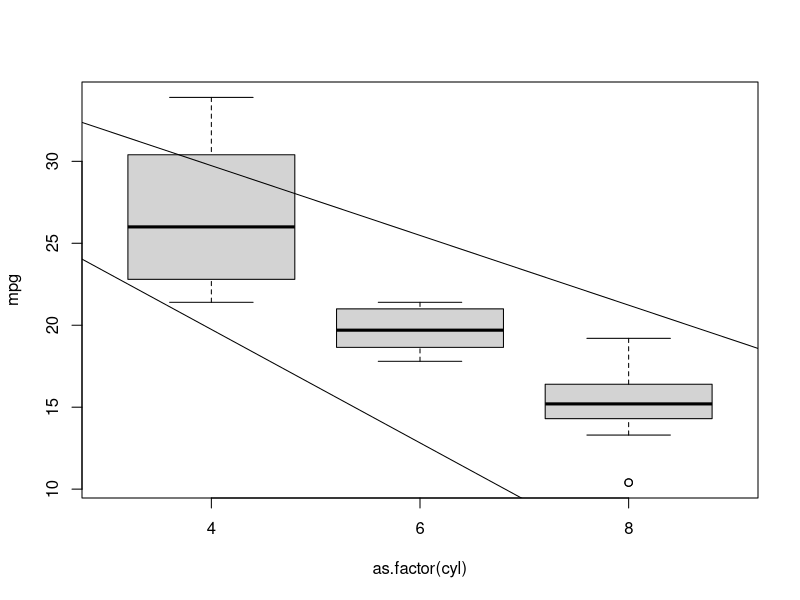
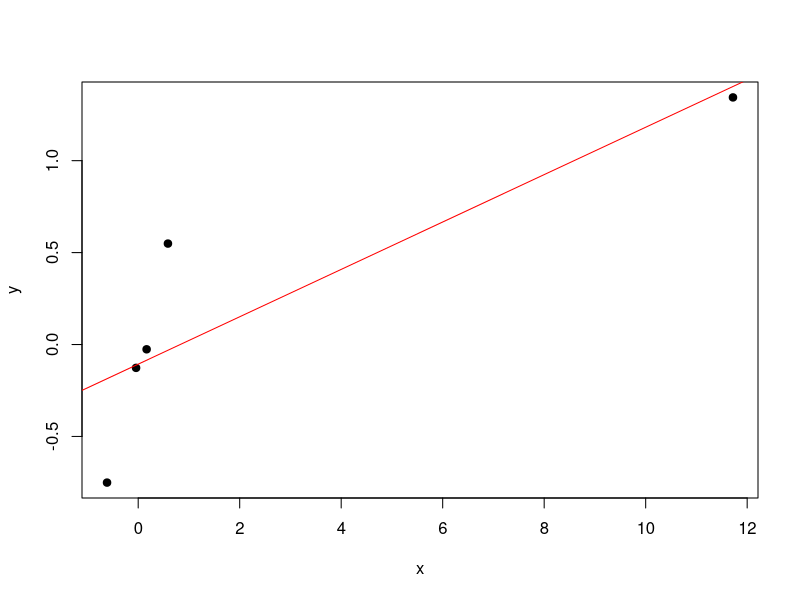
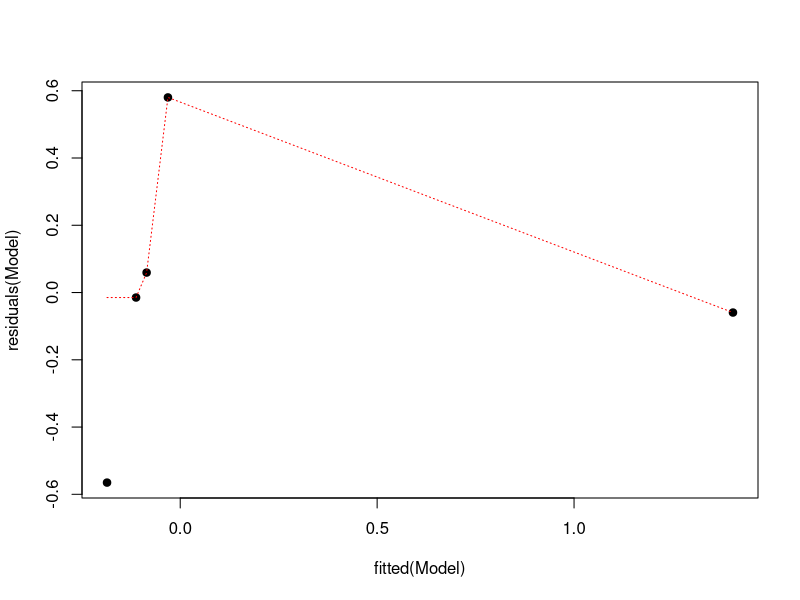
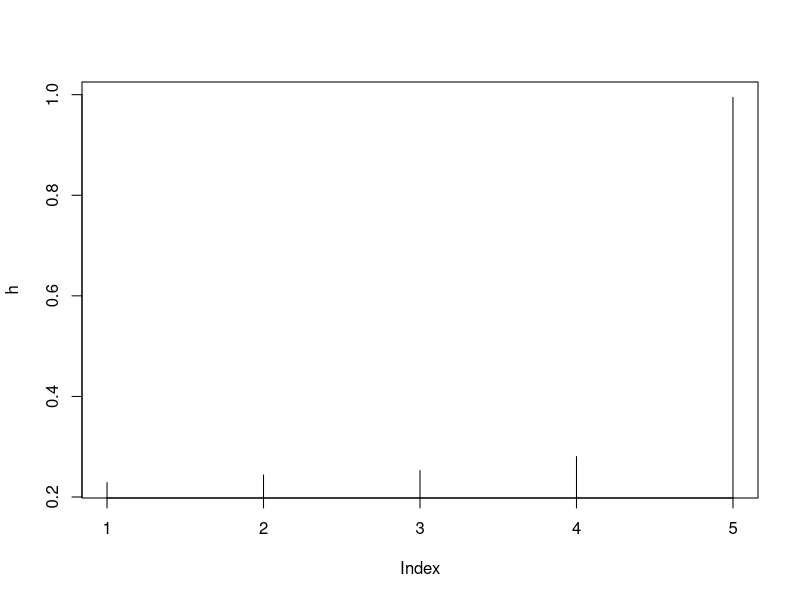
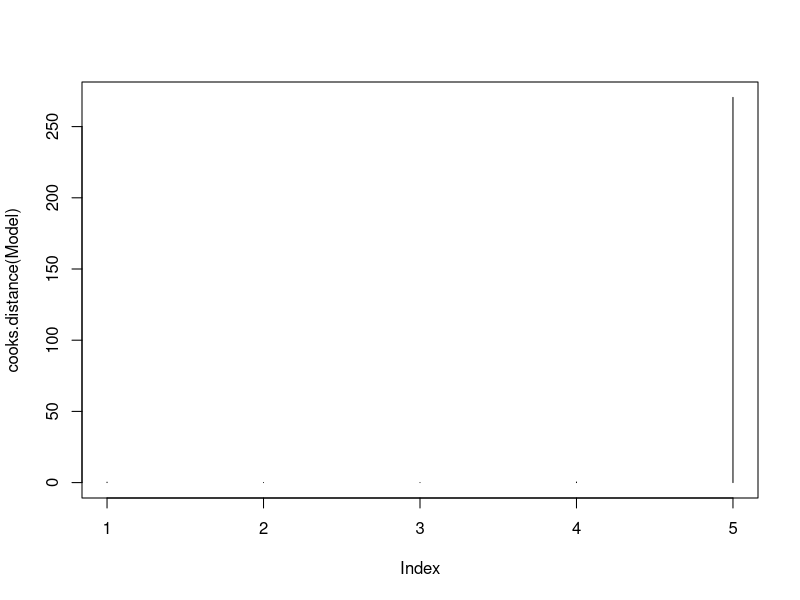
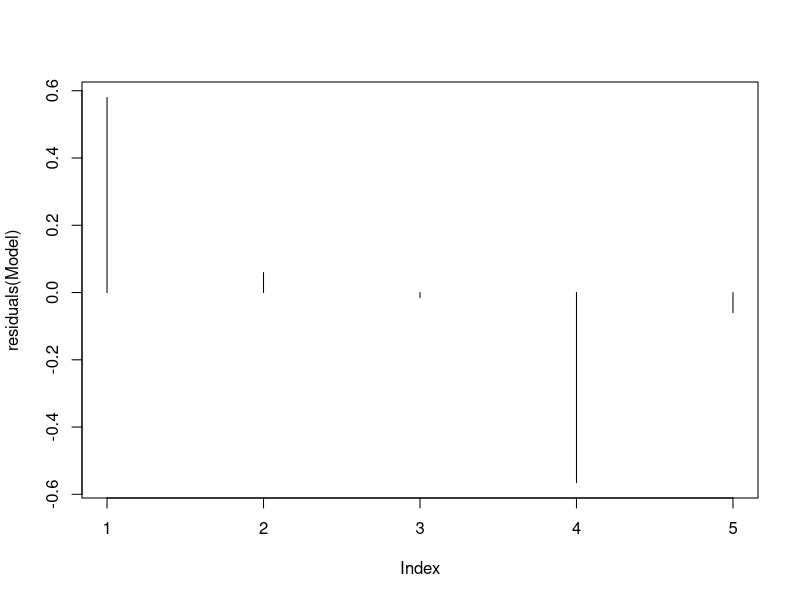
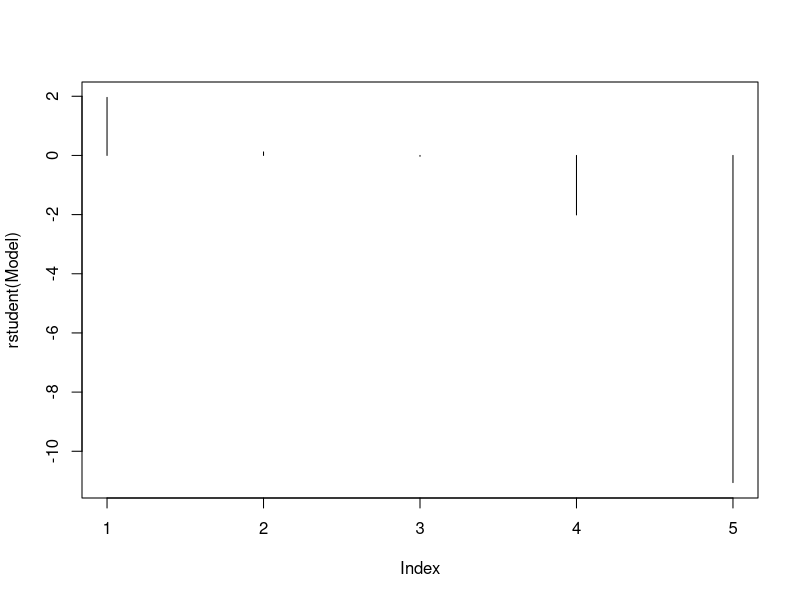

Source code (R) for these figures, in order:
#Q1: Compare effect on mpg of 8 vs 4 cylinders, where cyl is a factor variable
#     and wt is a confounder
# Fit a linear regression model with no. cylinders (as factor) and weight 
# Examine: factor-levels of cylinder - 4,6,8
# Examine: Coefficients
#   1. Intercept represents the effect of 4 cylinders. 
#   2. The 3rd (2nd) coefficient captures the additive effect of 8 (6) cylinders
#   3. The weight is a confounder and drops out on comparison
data(mtcars)
fit <- lm(mpg ~ as.factor(cyl)+wt, data=mtcars)
summary(fit)
co <- coefficients(fit)
co["as.factor(cyl)8"] # -6.071


#Q2: Compare effect of mpg on 8 vs 4 cylinders basis 
#     the adjusted and unadjusted model where wt is confounder
# Fit a linear regression model 
#   1. ADJUSTED:    With no. cylinders (as factor) and weight. 
#   2. UNADJUSTED:  With  no. cylinders (as factor).  
# Compute the difference between 8 and 4 cylinders. Refer Q1.
#   1. The coefficient 
# Note: A confounding variable changes (reduces) the main effect,
#   when included in a model.

data(mtcars)
fitAdjusted <- lm(mpg ~ as.factor(cyl)+wt, data=mtcars)
fitUnAdjusted <- lm(mpg ~ as.factor(cyl), data=mtcars)
coAdjusted <- coefficients(fitAdjusted)
coUnAdjusted <- coefficients(fitUnAdjusted)
coUnAdjusted["as.factor(cyl)8"]   # -11.56 when wt is disregarded
coAdjusted["as.factor(cyl)8"]     # -6.071 when wt is included 

# Ans: Holding weight constant, no. of cylinders appears to have less of an impact 
# on mpg than if weight is disregarded.

with(data=mtcars, plot(mpg ~ as.factor(cyl)))
with(data=mtcars, abline(fitAdjusted))    # With wt, lower gradient by cyl.
with(data=mtcars, abline(fitUnAdjusted))  # Without wt, higher gradient by cyl.

#Q3: Compare the models with and without interaction 
# Fit a linear regression model 
#   1. ADDITIVE:    With no interaction term for cylinders (as factor) and weight
#   2. INTERACTIVE: With an interaction term 
# A p-value smaller than 0.05 indicates that the observed diference is unlikely
# to have occured by chance along, suggesting that interaction term is necessary.
# Contrariwise, in the absence of a sufficiently small p-value there is insufficient
# evidence to adduce that interaction is necessary. 

data(mtcars)
fitAdditive <- lm(mpg ~ as.factor(cyl)+wt, data=mtcars)
fitInteractive <- lm(mpg ~ as.factor(cyl)*wt, data=mtcars)
anova(fitAdditive, fitInteractive)

# Ans: The P-value is larger than 0.05. So, according to our criterion, 
# we would fail to reject, which suggests that the interaction terms 
# may not be necessary.

#Q4: 
HalfTon <- lm(mpg ~ I(wt * 0.5) + factor(cyl), data = mtcars)
# Ans: The estimated expected change in MPG per half ton increase in weight 
# for a specific number of cylinders (4, 6, 8). ERR

#Q5: Give the hat diagonal for the most influential point
x <- c(0.586, 0.166, -0.042, -0.614, 11.72)
y <- c(0.549, -0.026, -0.127, -0.751, 1.344)

Model <- lm(y ~ x) 
plot(x, y, type="p", pch=19)
abline(Model, col="red")
?influence
influence(Model)

# Leverage:
# Leverage is a function of the explanatory variables alone 
#   and measures the potential for a data point 
#   to affect the model parameter estimates
# Influence is a measure of how a data point
#   actually does affect a model.

# Examine the residuals
plot(fitted(Model), residuals(Model), pch=19)
lines(lowess(fitted(Model), residuals(Model)), lty=3, col="red")

# Leverage: Examine hats derived from the design matrix
h <- hat(model.matrix(Model))
plot(h, type="h") # Identify high leverage observation(s) based on hat diagonal,
                  # here obs. #5

# Influence: Examine influence
plot(cooks.distance(Model), type="h") # Identify influential points based on Cook's distance
                                      # here obs. #5 

h[5] # 0.9946

#Q6: Give the slope DFBETA for the point with highest hat value
#     This is the same data as in Q5.
#     Obs. #5 has the highest hat value.
x <- c(0.586, 0.166, -0.042, -0.614, 11.72)
y <- c(0.549, -0.026, -0.127, -0.751, 1.344)

dfbetas(Model)
dfbetas(Model)[5,2]  # -134

#Q7: 
# It is possible for the coefficient to reverse sign after adjustment. 
# For example, it can be strongly significant and positive before adjustment 
# and strongly significant and negative after adjustment.

# Note:
# Residuals
plot(residuals(Model), type="h")  # Obs. #1, #3 show largest residuals
plot(rstudent(Model), type="h")   # Obs. #5 is the largest when normalized
# Normalization of residuals:
#   For any observation:
#     The response variable has inherent variation
#     Variance of response variable is equal to variance of residual
#   Ideal model: For any observation.. 
#     Regression coefficents have zero variation
#     Variance of response variable is equal to the variance of residual
#       var(y) = var(e)
#   Estimated model: For any observation..
#     Estimated coefficient have some variation - intercept, slope
#     Estimated residuals have some variation 
#       r(i) = eHat(i)/sd(eHat(i))
#       var(eHat(i)) = var(e(i))*(1-Hat(i))    
#           Hat: Diagonal of the Hat matrix
#           MSE: Estimate of var(e) 

#   Homoskedasticity: 
#     Variation of the residual is the same for any observation
#     Therefore residuals may be pooled
#     Variation of the pool is the variation of response variable

#dfbetas
dfbetas(Model)


# What is the hat matrix?

# What are the magical properties?